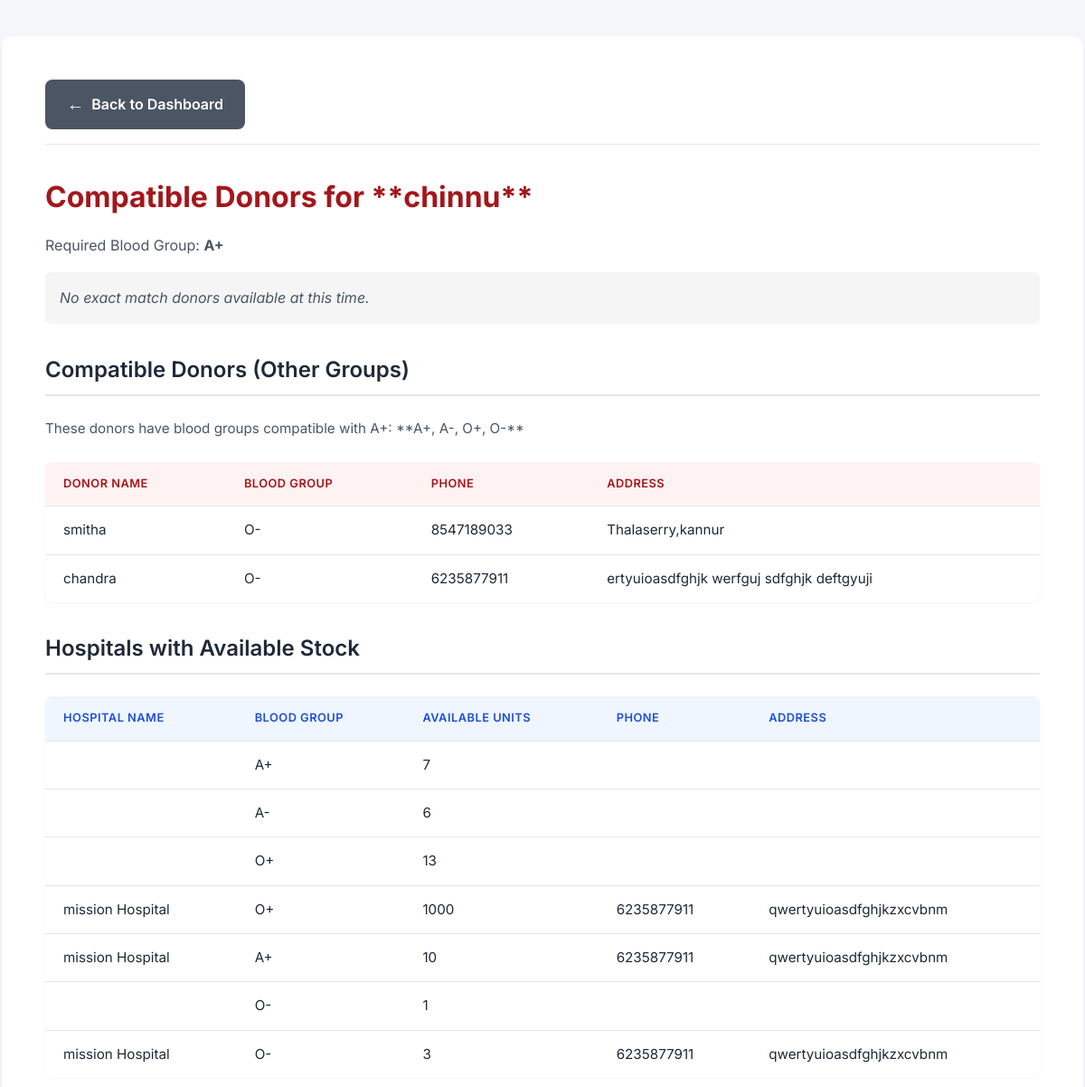
Screenshot of /patient/search-donors/ (signed in) with the database file from the repository.
### bloodmanager/models.py (models this page shows, shortened)
class Patient(models.Model):
    user = models.OneToOneField(User, on_delete=models.CASCADE)
    phone = models.CharField(max_length=15)
    gender = models.CharField(max_length=10)
    blood_group = models.CharField(max_length=5)
    address = models.TextField()
    required_units = models.PositiveIntegerField(default=1)
    approved = models.BooleanField(default=False)
    hospital = models.ForeignKey('Hospital', on_delete=models.SET_NULL, null=True, blank=True, related_name='requests')  # ✅ NEW

class Donor(models.Model):
    user = models.OneToOneField(User, on_delete=models.CASCADE)
    phone = models.CharField(max_length=15)
    gender = models.CharField(max_length=10, choices=GENDER_CHOICES)
    blood_group = models.CharField(max_length=3, choices=BLOOD_GROUP_CHOICES)
    address = models.TextField()
    age = models.PositiveIntegerField()
    last_donation_date = models.DateField(null=True, blank=True)
    available = models.BooleanField(default=True)
    profile_photo = models.ImageField(
        upload_to='donor_photos/',
        null=True,
        blank=True
    )

class BloodStock(models.Model):
    hospital = models.ForeignKey(Hospital, on_delete=models.CASCADE, null=True, blank=True)
    blood_group = models.CharField(max_length=3, choices=BLOOD_GROUP_CHOICES)
    units = models.PositiveIntegerField(default=0)

class Hospital(models.Model):
    user = models.OneToOneField(User, on_delete=models.CASCADE)
    name = models.CharField(max_length=255)
    email = models.EmailField(null=True, blank=True)
    phone = models.CharField(max_length=20)
    address = models.TextField(null=True, blank=True)  # <-- add this

### bloodmanager/views.py (the view)
# urls.py: path('patient/search-donors/', views.search_donors, name='search-donors'),
@login_required
def search_donors(request):
    patient = Patient.objects.get(user=request.user)
    required_blood_group = patient.blood_group
    compatible_groups = {
        'A+': ['A+', 'A-', 'O+', 'O-'],
        'A-': ['A-', 'O-'],
        'B+': ['B+', 'B-', 'O+', 'O-'],
        'B-': ['B-', 'O-'],
        'AB+': ['A+', 'A-', 'B+', 'B-', 'AB+', 'AB-', 'O+', 'O-'],
        'AB-': ['AB-', 'A-', 'B-', 'O-'],
        'O+': ['O+', 'O-'],
        'O-': ['O-'],
    }.get(required_blood_group, [])
    exact_match_donors = Donor.objects.filter(
        blood_group=required_blood_group,
        available=True
    ).select_related('user')
    compatible_donors = Donor.objects.filter(
        blood_group__in=compatible_groups,
        available=True
    ).exclude(blood_group=required_blood_group).select_related('user')
    hospitals_with_stock = BloodStock.objects.filter(
        blood_group__in=compatible_groups,
        units__gt=0
    ).select_related('hospital')
    return render(request, 'patient/search_donors.html', {
        'patient': patient,
        'required_blood_group': required_blood_group,
        'exact_match_donors': exact_match_donors,
        'compatible_donors': compatible_donors,
        'compatible_groups': compatible_groups,
        'hospitals_with_stock': hospitals_with_stock
    })

### bloodmanager/templates/patient/search_donors.html (shortened to what this page needs)
{% load static %}
<!DOCTYPE html>
<html lang="en">
<head>
</head>
<body>
<div class="container">
    <div class="back-btn-container">
        <a href="{% url 'patient-dashboard' %}" class="back-btn">
            <span style="font-size: 1.2em;">&larr;</span> Back to Dashboard
        </a>
    </div>
    <h2>Compatible Donors for **{{ patient.user.username }}**</h2>
    <p style="color: var(--text-light);">
        Required Blood Group: <strong>{{ required_blood_group }}</strong>
    </p>
    {% if exact_match_donors %}
    <h3><span style="color: var(--success);"></span> Exact Match Donors ({{ required_blood_group }})</h3>
    <table>
        <thead class="exact-match-header">
            <tr><th>Donor Name</th><th>Blood Group</th><th>Phone</th><th>Address</th></tr>
        </thead>
        <tbody>
            {% for donor in exact_match_donors %}
            <tr>
                <td data-label="Donor Name">{{ donor.user.username }}</td>
                <td data-label="Blood Group">{{ donor.blood_group }}</td>
                <td data-label="Phone">{{ donor.phone }}</td>
                <td data-label="Address">{{ donor.address }}</td>
            </tr>
            {% endfor %}
        </tbody>
    </table>
    {% else %}
    <p class="info-message">No exact match donors available at this time.</p>
    {% endif %}
    {% if compatible_donors %}
    <h3> Compatible Donors (Other Groups)</h3>
    <p style="color: var(--text-light); font-size: 0.95rem;">
        These donors have blood groups compatible with {{ required_blood_group }}:
        **{{ compatible_groups|join:", " }}**
    </p>
    <table>
        <thead class="compatible-match-header">
            <tr><th>Donor Name</th><th>Blood Group</th><th>Phone</th><th>Address</th></tr>
        </thead>
        <tbody>
            {% for donor in compatible_donors %}
            <tr>
                <td data-label="Donor Name">{{ donor.user.username }}</td>
                <td data-label="Blood Group">{{ donor.blood_group }}</td>
                <td data-label="Phone">{{ donor.phone }}</td>
                <td data-label="Address">{{ donor.address }}</td>
            </tr>
            {% endfor %}
        </tbody>
    </table>
    {% else %}
    <p class="info-message">No compatible donors found.</p>
    {% endif %}
    <h3> Hospitals with Available Stock</h3>
    {% if hospitals_with_stock %}
    <table>
        <thead class="hospital-stock-header">
            <tr><th>Hospital Name</th><th>Blood Group</th><th>Available Units</th><th>Phone</th><th>Address</th></tr>
        </thead>
        <tbody>
            {% for stock in hospitals_with_stock %}
            <tr>
                <td data-label="Hospital Name">{{ stock.hospital.name }}</td>
                <td data-label="Blood Group">{{ stock.blood_group }}</td>
                <td data-label="Available Units">{{ stock.units }}</td>
                <td data-label="Phone">{{ stock.hospital.phone }}</td>
                <td data-label="Address">{{ stock.hospital.address }}</td>
            </tr>
            {% endfor %}
        </tbody>
    </table>
    {% else %}
    <p class="info-message">No hospital stock available for compatible blood groups at the moment.</p>
    {% endif %}
</div>
</body>
</html>

### bloodmanager/templates/patient/search_donors.html (style rules this page uses)
:root { --primary-red: #a4161a; --secondary-red: #d32f2f; --background: #f4f6f9; --card-bg: #ffffff; --text-dark: #1f2937; --text-light: #4b5563; --border: #e5e7eb; --success: #059669; --shadow: 0 10px 15px -3px rgba(0, 0, 0, 0.08); --exact-match: #d1fae5; --compatible-match: #fef3c7; }
body { font-family: 'Inter', sans-serif; background: var(--background); color: var(--text-dark); margin:0; padding:0; line-height: 1.6; }
.container { max-width: 1100px; margin: 40px auto; padding: 3rem; background: var(--card-bg); border-radius: 12px; box-shadow: var(--shadow); }
h2 { color: var(--primary-red); font-size: 2rem; font-weight: 700; margin-bottom: 0.5rem; }
h3 { color: var(--text-dark); font-size: 1.5rem; font-weight: 600; margin-top: 2rem; padding-bottom: 8px; border-bottom: 2px solid var(--border); }
table { width: 100%; border-collapse: separate; border-spacing: 0; margin-top: 1.5rem; border-radius: 8px; overflow: hidden; box-shadow: 0 1px 3px rgba(0, 0, 0, 0.05); }
th, td { padding: 14px 20px; border: none; border-bottom: 1px solid var(--border); text-align: left; font-size: 0.95rem; }
th { background: #f9fafb; color: var(--text-dark); font-weight: 600; text-transform: uppercase; letter-spacing: 0.5px; font-size: 0.8rem; }
.compatible-match-header th { background: #fef2f2; color: var(--primary-red); }
.hospital-stock-header th { background: #eff6ff; color: #1d4ed8; }
tbody tr:last-child td { border-bottom: none; }
.back-btn-container { margin-bottom: 2rem; padding-bottom: 1rem; border-bottom: 1px solid var(--border); }
.back-btn { display: inline-flex; align-items: center; gap: 8px; background: var(--text-light); color: white; text-decoration: none; padding: 0.75rem 1.5rem; border-radius: 8px; font-weight: 600; transition: background 0.3s ease; }
.info-message { padding: 1rem; background: #f5f5f5; border-radius: 6px; color: var(--text-light); font-style: italic; }

### rows the page displays
Patient: user.username "chinnu", blood_group "A+"
Donor: user.username "smitha", blood_group "O-", phone "8547189033", address "Thalaserry,kannur"
Donor: user.username "chandra", blood_group "O-", phone "6235877911", address "ertyuioasdfghjk werfguj sdfghjk deftgyuji"
BloodStock: blood_group "A+", units "7"
BloodStock: blood_group "A-", units "6"
BloodStock: blood_group "O+", units "13"
BloodStock: hospital.name "mission Hospital", blood_group "O+", units "1000", hospital.phone "6235877911", hospital.address "qwertyuioasdfghjkzxcvbnm"
BloodStock: hospital.name "mission Hospital", blood_group "A+", units "10", hospital.phone "6235877911", hospital.address "qwertyuioasdfghjkzxcvbnm"
BloodStock: blood_group "O-", units "1"
BloodStock: hospital.name "mission Hospital", blood_group "O-", units "3", hospital.phone "6235877911", hospital.address "qwertyuioasdfghjkzxcvbnm"

### other values shown
{{ compatible_groups|join:", " }} "A+, A-, O+, O-"
